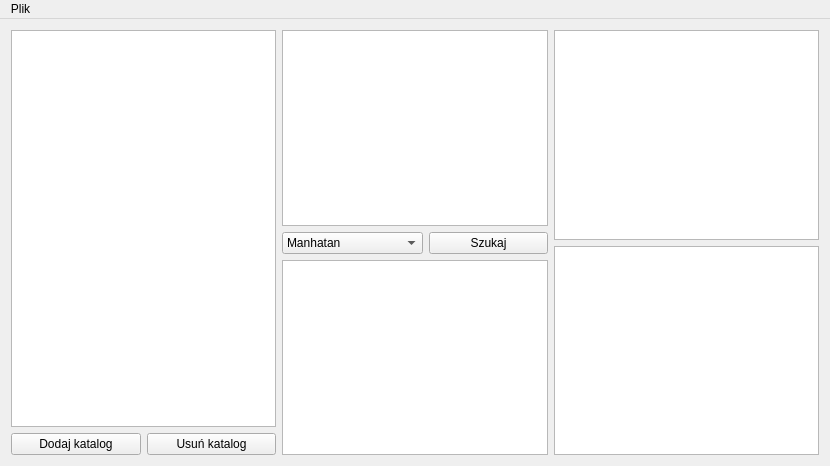
<?xml version="1.0" encoding="UTF-8"?>
<ui version="4.0">
 <class>MainWindow</class>
 <widget class="QMainWindow" name="MainWindow">
  <property name="geometry">
   <rect>
    <x>0</x>
    <y>0</y>
    <width>830</width>
    <height>466</height>
   </rect>
  </property>
  <property name="windowTitle">
   <string>MainWindow</string>
  </property>
  <widget class="QWidget" name="centralWidget">
   <property name="autoFillBackground">
    <bool>false</bool>
   </property>
   <layout class="QHBoxLayout" name="horizontalLayout_3">
    <item>
     <layout class="QVBoxLayout" name="dirLists">
      <property name="sizeConstraint">
       <enum>QLayout::SetMinimumSize</enum>
      </property>
      <item>
       <widget class="QListWidget" name="folderList">
        <property name="baseSize">
         <size>
          <width>200</width>
          <height>0</height>
         </size>
        </property>
        <property name="selectionMode">
         <enum>QAbstractItemView::MultiSelection</enum>
        </property>
        <property name="sortingEnabled">
         <bool>false</bool>
        </property>
       </widget>
      </item>
      <item>
       <layout class="QHBoxLayout" name="horizontalLayout">
        <property name="sizeConstraint">
         <enum>QLayout::SetFixedSize</enum>
        </property>
        <item>
         <widget class="QPushButton" name="addDir">
          <property name="text">
           <string>Dodaj katalog</string>
          </property>
         </widget>
        </item>
        <item>
         <widget class="QPushButton" name="rmDir">
          <property name="text">
           <string>Usuń katalog</string>
          </property>
         </widget>
        </item>
       </layout>
      </item>
     </layout>
    </item>
    <item>
     <layout class="QVBoxLayout" name="imageLists">
      <property name="sizeConstraint">
       <enum>QLayout::SetFixedSize</enum>
      </property>
      <item>
       <widget class="QListView" name="list_pictures"/>
      </item>
      <item>
       <layout class="QHBoxLayout" name="horizontalLayout_2">
        <item>
         <widget class="QComboBox" name="methodList">
          <item>
           <property name="text">
            <string>Manhatan</string>
           </property>
          </item>
          <item>
           <property name="text">
            <string>Euklides</string>
           </property>
          </item>
          <item>
           <property name="text">
            <string>Przekroje</string>
           </property>
          </item>
          <item>
           <property name="text">
            <string>Korelacja wzajemna</string>
           </property>
          </item>
         </widget>
        </item>
        <item>
         <widget class="QPushButton" name="searchButton">
          <property name="text">
           <string>Szukaj</string>
          </property>
         </widget>
        </item>
       </layout>
      </item>
      <item>
       <widget class="QListView" name="list_similar"/>
      </item>
     </layout>
    </item>
    <item>
     <layout class="QVBoxLayout" name="imagePreviews">
      <property name="sizeConstraint">
       <enum>QLayout::SetMaximumSize</enum>
      </property>
      <item>
       <widget class="QGraphicsView" name="image_preview"/>
      </item>
      <item>
       <widget class="QGraphicsView" name="similarPreview"/>
      </item>
     </layout>
    </item>
   </layout>
  </widget>
  <widget class="QMenuBar" name="menuBar">
   <property name="geometry">
    <rect>
     <x>0</x>
     <y>0</y>
     <width>830</width>
     <height>25</height>
    </rect>
   </property>
   <widget class="QMenu" name="menuPlik">
    <property name="title">
     <string>Plik</string>
    </property>
    <addaction name="actionBuduj_kolekcj"/>
    <addaction name="actionQuit"/>
   </widget>
   <addaction name="menuPlik"/>
  </widget>
  <action name="actionQuit">
   <property name="text">
    <string>Zakończ</string>
   </property>
  </action>
  <action name="actionBuduj_kolekcj">
   <property name="text">
    <string>Buduj kolekcję</string>
   </property>
  </action>
 </widget>
 <layoutdefault spacing="6" margin="11"/>
 <resources/>
 <connections>
  <connection>
   <sender>actionQuit</sender>
   <signal>triggered()</signal>
   <receiver>MainWindow</receiver>
   <slot>close()</slot>
   <hints>
    <hint type="sourcelabel">
     <x>-1</x>
     <y>-1</y>
    </hint>
    <hint type="destinationlabel">
     <x>199</x>
     <y>149</y>
    </hint>
   </hints>
  </connection>
  <connection>
   <sender>actionBuduj_kolekcj</sender>
   <signal>triggered()</signal>
   <receiver>MainWindow</receiver>
   <slot>createCollection()</slot>
   <hints>
    <hint type="sourcelabel">
     <x>-1</x>
     <y>-1</y>
    </hint>
    <hint type="destinationlabel">
     <x>144</x>
     <y>188</y>
    </hint>
   </hints>
  </connection>
  <connection>
   <sender>addDir</sender>
   <signal>clicked()</signal>
   <receiver>MainWindow</receiver>
   <slot>addDirectory()</slot>
   <hints>
    <hint type="sourcelabel">
     <x>52</x>
     <y>451</y>
    </hint>
    <hint type="destinationlabel">
     <x>414</x>
     <y>232</y>
    </hint>
   </hints>
  </connection>
  <connection>
   <sender>rmDir</sender>
   <signal>clicked()</signal>
   <receiver>MainWindow</receiver>
   <slot>removeDirectory()</slot>
   <hints>
    <hint type="sourcelabel">
     <x>159</x>
     <y>451</y>
    </hint>
    <hint type="destinationlabel">
     <x>414</x>
     <y>232</y>
    </hint>
   </hints>
  </connection>
 </connections>
 <slots>
  <slot>addDirectory()</slot>
  <slot>removeDirectory()</slot>
  <slot>createCollection()</slot>
 </slots>
</ui>
